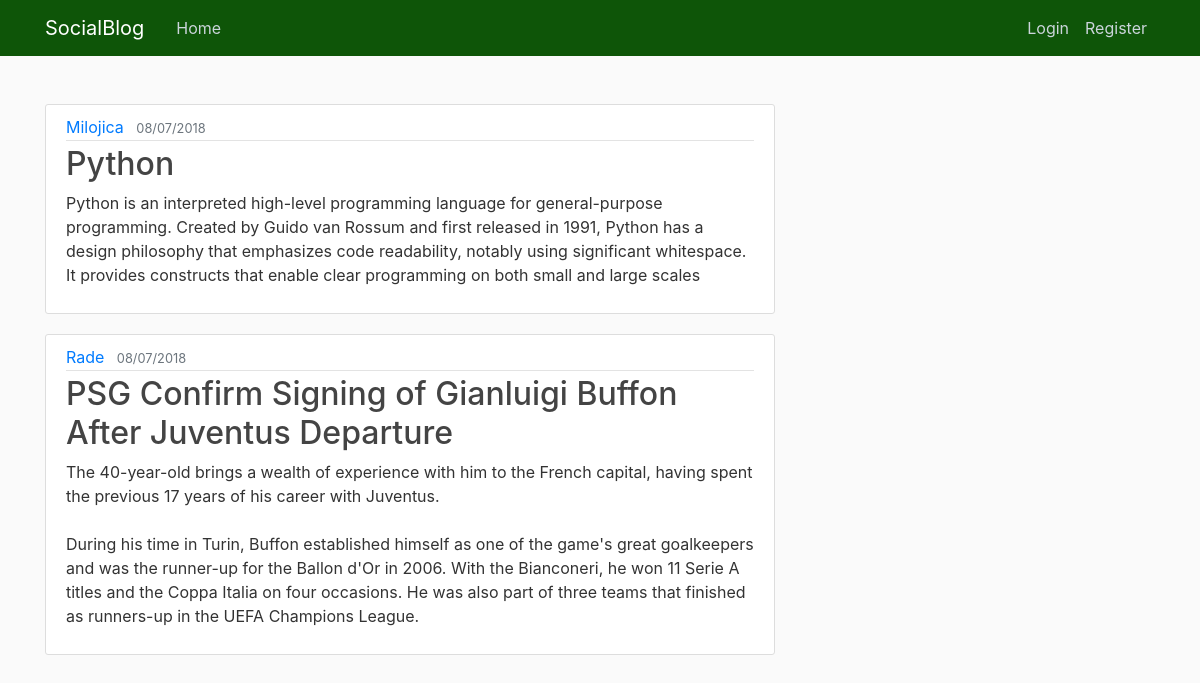
The page /home on the database its author committed.
### blog.py (models this page shows, shortened)
class Post(db.Model):
    id = db.Column(db.Integer, primary_key=True)
    title = db.Column(db.String(100), nullable=False)
    date_posted = db.Column(db.DateTime, nullable=False, default=datetime.utcnow)
    content = db.Column(db.Text, nullable=False)
    user_id = db.Column(db.Integer, db.ForeignKey('user.id'), nullable=False)

class User(db.Model, UserMixin):
    id = db.Column(db.Integer, primary_key=True)
    username = db.Column(db.String(25), unique=True, nullable=False)
    email = db.Column(db.String(100), unique=True, nullable=False)
    password = db.Column(db.String(50), nullable=False)
    posts = db.relationship('Post', backref='author', lazy=True)

### blog.py (the view)
@app.route('/')
@app.route('/home')
def home():
    posts = Post.query.order_by(Post.date_posted.desc()).all()
    return render_template('home.html', posts=posts)

### templates/home.html
﻿{% extends "layout.html" %}
{% block content %}
    {% for post in posts %}
<article class="media content-section">
    <div class="media-body">
        <div class="article-metadata">
            <a class="mr-2" href="{{ url_for('user_post', username=post.author.username) }}">{{ post.author.username }}</a>
            <small class="text-muted">{{ post.date_posted.strftime('%d/%m/%Y') }}</small>
        </div>
        <h2><a class="article-title" href="{{ url_for('post', post_id=post.id) }}">{{ post.title }}</a></h2>
        <p class="article-content">{{ post.content }}</p>
    </div>
</article>
    {% endfor %}
{% endblock content %}

### templates/layout.html (shortened to what this page needs)
﻿<!DOCTYPE html>
<html>
<head>
    <link rel="stylesheet" href="https://maxcdn.bootstrapcdn.com/bootstrap/4.0.0/css/bootstrap.min.css">
    <link rel="stylesheet" type="text/css" href="{{ url_for('static', filename='stil.css') }}">
</head>
<body>
    <header class="site-header">
        <nav class="navbar navbar-expand-md navbar-dark bg-steel fixed-top">
            <div class="container">
                <a class="navbar-brand mr-4" href="/">SocialBlog</a>
                <div class="collapse navbar-collapse" id="navbarToggle">
                    <div class="navbar-nav mr-auto">
                        <a class="nav-item nav-link" href="{{ url_for('home') }}">Home</a>
                    </div>
                    <div class="navbar-nav">
                        {% if current_user.is_authenticated %}
                        <a class="nav-item nav-link" href="{{ url_for('account') }}">Account</a>
                        <a class="nav-item nav-link" href="{{ url_for('logout') }}">Logout</a>
                        {% else %}
                        <a class="nav-item nav-link" href="{{ url_for('login') }}">Login</a>
                        <a class="nav-item nav-link" href="{{ url_for('reg') }}">Register</a>
                        {% endif %}
                    </div>
                </div>
            </div>
        </nav>
    </header>
    <main role="main" class="container">
        <div class="row">
            <div class="col-md-8">
                {% block content %}{% endblock %}
            </div>
        </div>
    </main>
</body>
</html>

### static/stil.css (style rules this page uses)
body { background: #fafafa; color: #333333; margin-top: 5rem; }
h1, h2, h3, h4, h5, h6 { color: #444444; }
.bg-steel { background-color: #0e5508; }
.site-header .navbar-nav .nav-link { color: #cbd5db; }
.content-section { background: #ffffff; padding: 10px 20px; border: 1px solid #dddddd; border-radius: 3px; margin-bottom: 20px; }
.article-title { color: #444444; }
.article-content { white-space: pre-line; }
.article-metadata { padding-bottom: 1px; margin-bottom: 4px; border-bottom: 1px solid #e3e3e3 }

### rows shown on the page
Post: author.username "Milojica", date_posted "08/07/2018", title "Python", content "Python is an interpreted high-level programming language for general-purpose programming. Created by Guido van Rossum and first released in 1991, Python has a design philosophy that emphasizes code readability, notably using significant whitespace. It provides constructs that enable clear programming on both small and large scales"
Post: author.username "Rade", date_posted "08/07/2018", title "PSG Confirm Signing of Gianluigi Buffon After Juventus Departure", content "The 40-year-old brings a wealth of experience with him to the French capital, having spent the previous 17 years of his career with Juventus. During his time in Turin, Buffon established himself as one of the game's great goalkeepers and was the runner-up for the Ballon d'Or in 2006. With the Bianconeri, he won 11 Serie A titles and the Coppa Italia on four occasions. He was also part of three teams that finished as runners-up in the UEFA Champions League."
